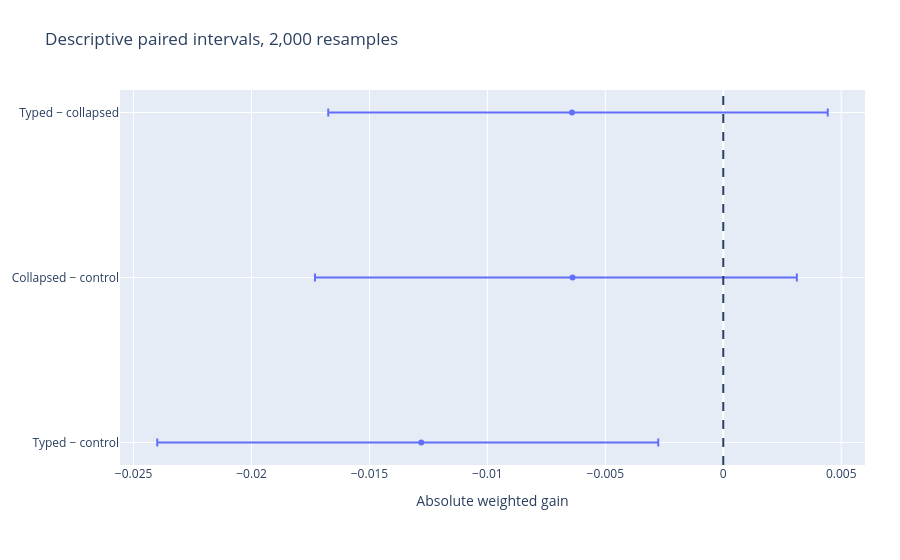

This figure's notebook cell:
### Markdown cell above
## Uncertainty and repeated-cohort limits

### Code cell
show_review(2)

### Figure 1 — Plotly figure (JSON) as saved in the notebook; plotly's stock layout.template omitted (floating-point values rounded to 4 significant figures)
{"data": [{"error_x": {"array": [0.01005, 0.009509, 0.01084], "arrayminus": [0.01119, 0.01092, 0.01033], "symmetric": false, "type": "data"}, "mode": "markers", "type": "scatter", "x": [-0.0128, -0.006389, -0.006415], "y": ["Typed − control", "Collapsed − control", "Typed − collapsed"]}], "layout": {"legend": {"orientation": "h", "y": -0.3}, "margin": {"b": 95, "l": 70, "r": 35, "t": 90}, "shapes": [{"line": {"dash": "dash"}, "type": "line", "x0": 0, "x1": 0, "xref": "x", "y0": 0, "y1": 1, "yref": "y domain"}], "title": {"text": "Descriptive paired intervals, 2,000 resamples"}, "xaxis": {"title": {"text": "Absolute weighted gain"}}}}
